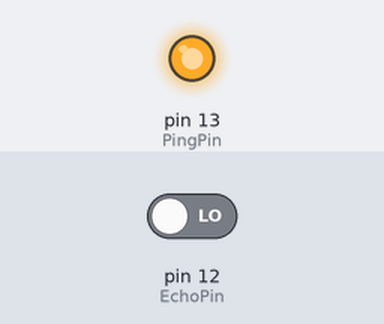
Recording of a sketch running on a simulated Arduino Uno, built with avr-gcc and run on an emulated ATmega328P. On the bench: output pins drawn as LEDs (lit = HIGH). The inputs (shaded band) are chosen by the test bench; at power-on: pin 12 (EchoPin) LOW. What the sketch prints to the serial monitor is not drawn.

Above: at 0.1 s.
Timing chart, 0 to 1.6 s (numbered marks = the images above):
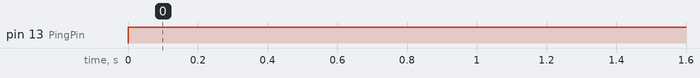

Measured:
- by itself, pin 13 (PingPin): LOW → HIGH at 0.00 s

The sketch:

ultra_sonic.ino
```cpp
int PingPin=13; //transmit
int EchoPin=12; //receave


void setup() {
pinMode(PingPin,OUTPUT);
pinMode(EchoPin,INPUT);
Serial.begin(9600);
}

void loop() {
  unsigned long duration,cm ;
digitalWrite(PingPin,LOW);
delayMicroseconds(2);

digitalWrite(PingPin,HIGH);
delayMicroseconds(5);

digitalWrite(PingPin,HIGH);

duration=pulseIn(EchoPin,HIGH);

cm=MicroToCm(duration);
Serial.print(cm);
Serial.println("cm");

}

unsigned long MicroToCm(unsigned long Micro){
  return(Micro/29)/2;
}
```
